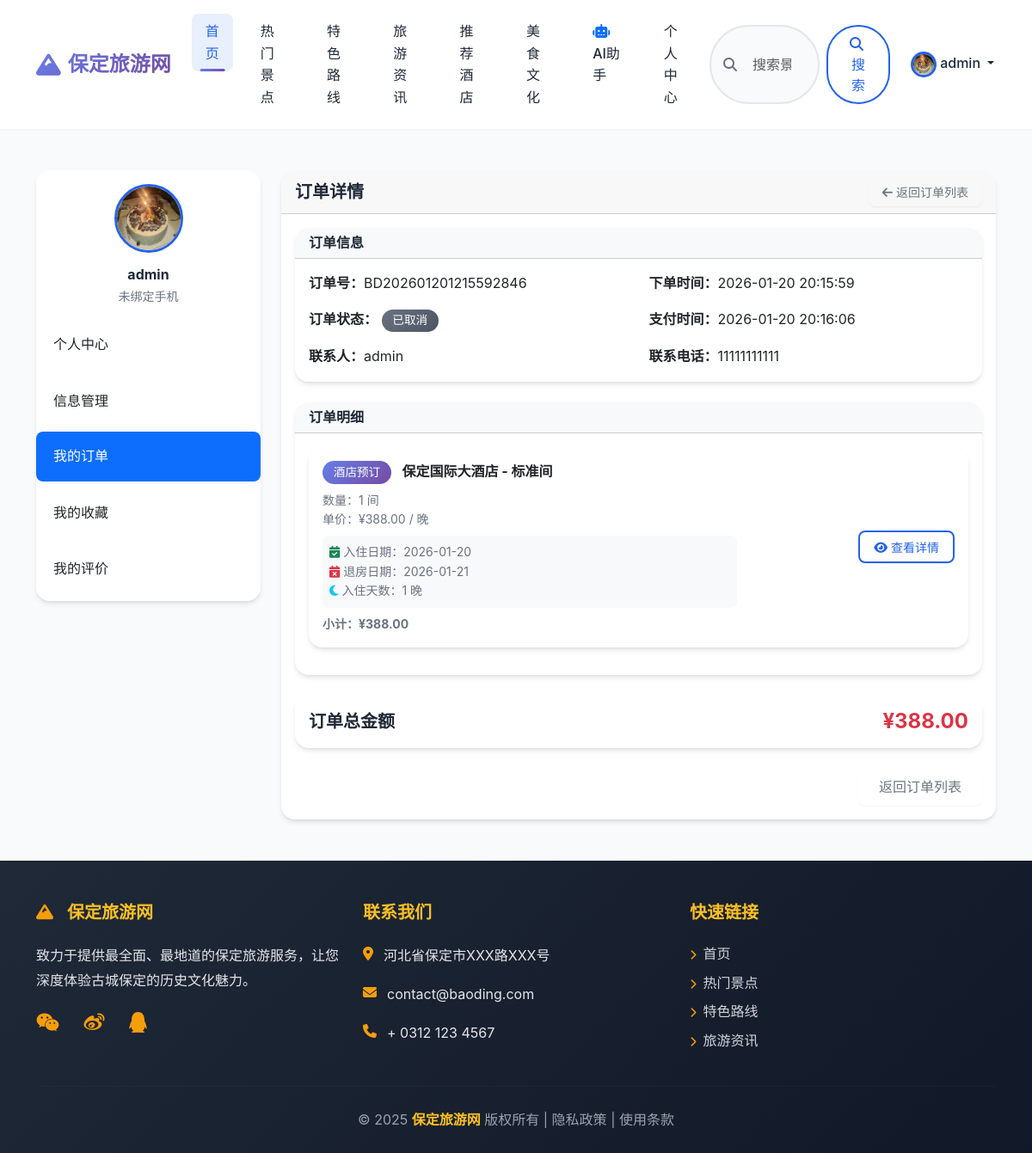
Page /orders/detail/BD202601201215592846/ (signed in) on the committed database.
### apps/users/models.py (models this page shows, shortened)
class CustomUser(AbstractUser):
    phone = models.CharField(max_length=11, unique=True, verbose_name="手机号")
    avatar = models.ImageField(upload_to='avatars/', default='avatars/default.png', verbose_name="头像")
    class Meta:
        verbose_name = "用户"
        verbose_name_plural = verbose_name

### apps/orders/models.py (models this page shows, shortened)
class Order(models.Model):
    STATUS_CHOICES = (
        ('pending', '待支付'),
        ('paid', '已支付'),
        ('completed', '已完成'),
        ('cancelled', '已取消'),
    )
    order_sn = models.CharField(max_length=50, unique=True, verbose_name="订单编号")
    user = models.ForeignKey(CustomUser, on_delete=models.PROTECT, verbose_name="下单用户")
    total_amount = models.DecimalField(max_digits=10, decimal_places=2, verbose_name="订单总金额")
    status = models.CharField(max_length=10, choices=STATUS_CHOICES, default='pending', verbose_name="订单状态")
    contact_name = models.CharField(max_length=50, verbose_name="联系人姓名")
    contact_phone = models.CharField(max_length=11, verbose_name="联系人手机")
    created_at = models.DateTimeField(auto_now_add=True, verbose_name="创建时间")
    paid_at = models.DateTimeField(null=True, blank=True, verbose_name="支付时间")
    class Meta:
        verbose_name = "订单"
        verbose_name_plural = verbose_name
        ordering = ['-created_at']

class OrderDetail(models.Model):
    ITEM_TYPE_CHOICES = (
        ('scenic', '景点门票'),
        ('route', '路线报名'),
        ('hotel', '酒店预订'),
    )
    order = models.ForeignKey(Order, related_name='details', on_delete=models.CASCADE, verbose_name="所属订单")
    item_type = models.CharField(max_length=10, choices=ITEM_TYPE_CHOICES, verbose_name="项目类型")
    item_id = models.PositiveIntegerField(verbose_name="项目ID")
    item_name = models.CharField(max_length=100, verbose_name="项目名称")
    price = models.DecimalField(max_digits=10, decimal_places=2, verbose_name="单价")
    quantity = models.PositiveIntegerField(default=1, verbose_name="数量")
    subtotal = models.DecimalField(max_digits=10, decimal_places=2, verbose_name="小计")
    check_in_date = models.DateField(null=True, blank=True, verbose_name="入住日期")
    check_out_date = models.DateField(null=True, blank=True, verbose_name="退房日期")
    class Meta:
        verbose_name = "订单明细"
        verbose_name_plural = verbose_name

### apps/orders/views.py (the view, shortened to what this page needs)
# urls.py: path('detail/<str:order_sn>/', views.OrderDetailView.as_view(), name='detail'),
class OrderDetailView(LoginRequiredMixin, TemplateView):
    template_name = "orders/detail.html"
    def get_context_data(self, **kwargs):
        context = super().get_context_data(**kwargs)
        order_sn = kwargs.get('order_sn')
        order = get_object_or_404(
            Order.objects.select_related('user').prefetch_related('details'),
            order_sn=order_sn,
            user=self.request.user
        )
        context['order'] = order
        context['page_title'] = f'订单详情 - {order.order_sn}'
        detail_list = []
        for detail in order.details.all():
            detail_data = {
                'detail': detail,
                'item': None,
                'item_url': None,
                'nights': None,  # 酒店入住天数
            }
            if detail.item_type == 'hotel' and detail.check_in_date and detail.check_out_date:
                nights = (detail.check_out_date - detail.check_in_date).days
                detail_data['nights'] = nights if nights > 0 else 1
            if detail.item_type == 'scenic':
                try:
                    item = ScenicSpot.objects.get(pk=detail.item_id)
                    detail_data['item'] = item
                    detail_data['item_url'] = reverse('scenic:detail', kwargs={'pk': detail.item_id})
                except ScenicSpot.DoesNotExist:
                    pass
            elif detail.item_type == 'hotel':
                try:
                    item = Hotel.objects.get(pk=detail.item_id)
                    detail_data['item'] = item
                    detail_data['item_url'] = reverse('hotels:detail', kwargs={'pk': detail.item_id})
                except Hotel.DoesNotExist:
                    pass
            detail_list.append(detail_data)
        context['detail_list'] = detail_list
        return context

### templates/orders/detail.html (shortened to what this page needs)
{% extends 'common/base.html' %}
{% load static %}
{% block content %}
<div class="container my-5">
    <div class="row">
        <div class="col-lg-3">
            <div class="card">
                <div class="card-body text-center">
                    {% if user.avatar %}
                    <img src="{{ user.avatar.url }}" alt="avatar" class="rounded-circle mb-3" style="width: 80px; height: 80px; object-fit: cover;">
                    {% else %}
                    <img src="https://placehold.co/80x80/3498DB/FFFFFF?text={{ user.username|first|upper }}" alt="avatar" class="rounded-circle mb-3">
                    {% endif %}
                    <h6 class="mb-1">{{ user.username }}</h6>
                    <p class="text-muted small mb-0">{{ user.phone|default:"未绑定手机" }}</p>
                </div>
                <div class="list-group list-group-flush">
                    <a href="{% url 'users:home' %}" class="list-group-item list-group-item-action">个人中心</a>
                    <a href="{% url 'users:profile' %}" class="list-group-item list-group-item-action">信息管理</a>
                    <a href="{% url 'users:orders' %}" class="list-group-item list-group-item-action active" aria-current="true">我的订单</a>
                    <a href="{% url 'users:favorites' %}" class="list-group-item list-group-item-action">我的收藏</a>
                    <a href="{% url 'users:reviews' %}" class="list-group-item list-group-item-action">我的评价</a>
                </div>
            </div>
        </div>
        <div class="col-lg-9">
            <div class="card">
                <div class="card-header d-flex justify-content-between align-items-center">
                    <h5 class="mb-0">订单详情</h5>
                    <a href="{% url 'users:orders' %}" class="btn btn-sm btn-outline-secondary">
                        <i class="fas fa-arrow-left me-1"></i>返回订单列表
                    </a>
                </div>
                <div class="card-body">
                    <div class="card mb-4">
                        <div class="card-header bg-light">
                            <h6 class="mb-0">订单信息</h6>
                        </div>
                        <div class="card-body">
                            <div class="row mb-3">
                                <div class="col-md-6">
                                    <strong>订单号：</strong>{{ order.order_sn }}
                                </div>
                                <div class="col-md-6">
                                    <strong>下单时间：</strong>{{ order.created_at|date:"Y-m-d H:i:s" }}
                                </div>
                            </div>
                            <div class="row mb-3">
                                <div class="col-md-6">
                                    <strong>订单状态：</strong>
                                    {% if order.status == 'pending' %}
                                        <span class="badge bg-warning">{{ order.get_status_display }}</span>
                                    {% elif order.status == 'paid' %}
                                        <span class="badge bg-info">{{ order.get_status_display }}</span>
                                    {% elif order.status == 'completed' %}
                                        <span class="badge bg-success">{{ order.get_status_display }}</span>
                                    {% elif order.status == 'cancelled' %}
                                        <span class="badge bg-secondary">{{ order.get_status_display }}</span>
                                    {% endif %}
                                </div>
                                {% if order.paid_at %}
                                <div class="col-md-6">
                                    <strong>支付时间：</strong>{{ order.paid_at|date:"Y-m-d H:i:s" }}
                                </div>
                                {% endif %}
                            </div>
                            <div class="row">
                                <div class="col-md-6">
                                    <strong>联系人：</strong>{{ order.contact_name }}
                                </div>
                                <div class="col-md-6">
                                    <strong>联系电话：</strong>{{ order.contact_phone }}
                                </div>
                            </div>
                        </div>
                    </div>
                    <div class="card mb-4">
                        <div class="card-header bg-light">
                            <h6 class="mb-0">订单明细</h6>
                        </div>
                        <div class="card-body">
                            {% for detail_data in detail_list %}
                            <div class="card mb-3 {% if not forloop.last %}border-bottom{% endif %}">
                                <div class="card-body">
                                    <div class="row align-items-center">
                                        <div class="col-md-8">
                                            <div class="mb-2">
                                                <span class="badge bg-primary me-2">{{ detail_data.detail.get_item_type_display }}</span>
                                                <strong>{{ detail_data.detail.item_name }}</strong>
                                            </div>
                                            <div class="text-muted small">
                                                <div>数量：{{ detail_data.detail.quantity }} {% if detail_data.detail.item_type == 'hotel' %}间{% elif detail_data.detail.item_type == 'route' %}人{% else %}件{% endif %}</div>
                                                <div>单价：¥{{ detail_data.detail.price }}{% if detail_data.detail.item_type == 'hotel' %} / 晚{% elif detail_data.detail.item_type == 'route' %} / 人{% else %} / 件{% endif %}</div>
                                                {% if detail_data.detail.item_type == 'hotel' and detail_data.detail.check_in_date and detail_data.detail.check_out_date %}
                                                <div class="mt-2 p-2 bg-light rounded">
                                                    <i class="fas fa-calendar-check text-success"></i> 入住日期：{{ detail_data.detail.check_in_date|date:"Y-m-d" }}<br>
                                                    <i class="fas fa-calendar-times text-danger"></i> 退房日期：{{ detail_data.detail.check_out_date|date:"Y-m-d" }}<br>
                                                    {% if detail_data.nights %}
                                                    <i class="fas fa-moon text-info"></i> 入住天数：{{ detail_data.nights }} 晚
                                                    {% endif %}
                                                </div>
                                                {% endif %}
                                                <div class="mt-2"><strong>小计：¥{{ detail_data.detail.subtotal }}</strong></div>
                                            </div>
                                        </div>
                                        <div class="col-md-4 text-end">
                                            {% if detail_data.item_url %}
                                            <a href="{{ detail_data.item_url }}" class="btn btn-sm btn-outline-primary">
                                                <i class="fas fa-eye me-1"></i>查看详情
                                            </a>
                                            {% endif %}
                                        </div>
                                    </div>
                                </div>
                            </div>
                            {% empty %}
                            <p class="text-muted text-center">暂无订单明细</p>
                            {% endfor %}
                        </div>
                    </div>
                    <div class="card mb-4">
                        <div class="card-body">
                            <div class="d-flex justify-content-between align-items-center">
                                <h5 class="mb-0">订单总金额</h5>
                                <h4 class="mb-0 text-danger">¥{{ order.total_amount }}</h4>
                            </div>
                        </div>
                    </div>
                    <div class="text-end">
                        <a href="{% url 'users:orders' %}" class="btn btn-outline-secondary">返回订单列表</a>
                    </div>
                </div>
            </div>
        </div>
    </div>
</div>
{% endblock %}

### templates/common/header.html (shortened to what this page needs)
{% load static %}
<header>
    <nav class="navbar navbar-expand-lg navbar-light bg-light shadow-sm sticky-top">
        <div class="container">
            <a class="navbar-brand fw-bold" href="{% url 'index:index' %}" style="display: flex; align-items: center; gap: 0.5rem;">
                <i class="fas fa-mountain" style="color: #2563eb; font-size: 1.8rem;"></i>
                <span>保定旅游网</span>
            </a>
            <div class="collapse navbar-collapse" id="mainNavbar">
                <ul class="navbar-nav me-auto mb-2 mb-lg-0">
                    <li class="nav-item">
                        <a class="nav-link active" aria-current="page" href="{% url 'index:index' %}">首页</a>
                    </li>
                    <li class="nav-item">
                        <a class="nav-link" href="{% url 'scenic:list' %}">热门景点</a>
                    </li>
                    <li class="nav-item">
                        <a class="nav-link" href="{% url 'routes:list' %}">特色路线</a>
                    </li>
                    <li class="nav-item">
                        <a class="nav-link" href="{% url 'news:list' %}">旅游资讯</a>
                    </li>
                    <li class="nav-item">
                        <a class="nav-link" href="{% url 'hotels:list' %}">推荐酒店</a>
                    </li>
                    <li class="nav-item">
                        <a class="nav-link" href="{% url 'foods:list' %}">美食文化</a>
                    </li>
                    <li class="nav-item">
                        <a class="nav-link" href="{% url 'ai_assistant:index' %}">
                            <i class="fas fa-robot text-primary me-1"></i>AI助手
                        </a>
                    </li>
                    <li class="nav-item">
                        <a class="nav-link" href="{% url 'users:home' %}">个人中心</a>
                    </li>
                </ul>
                <form class="d-flex mx-auto position-relative" style="width: 300px; max-width: 100%;" role="search" method="get" action="{% url 'index:search' %}">
                    <i class="fas fa-search position-absolute" style="left: 1rem; top: 50%; transform: translateY(-50%); color: #6b7280; z-index: 10;"></i>
                    <input class="form-control me-2 ps-5" type="search" name="q" placeholder="搜索景点/路线..." aria-label="Search" value="{{ request.GET.q|default:'' }}" required>
                    <button class="btn btn-outline-primary" type="submit">
                        <i class="fas fa-search me-1"></i>搜索
                    </button>
                </form>
                <ul class="navbar-nav ms-auto mb-2 mb-lg-0">
                    {% if user.is_authenticated %}
                        <li class="nav-item dropdown">
                            <a class="nav-link dropdown-toggle" href="#" id="navbarUserDropdown" role="button" data-bs-toggle="dropdown" aria-expanded="false">
                                <img src="{{ user.avatar.url|default:'https://placehold.co/30x30/avatar.png' }}" alt="avatar" class="rounded-circle" style="width: 30px; height: 30px; object-fit: cover;">
                                {{ user.username }}
                            </a>
                        </li>
                    {% endif %}
                </ul>
            </div>
        </div>
    </nav>
</header>

### rows in the picture
CustomUser: avatar (placeholder picture), username "admin", phone "未绑定手机"
Order: order_sn "BD202601201215592846", created_at "2026-01-20 20:15:59", status "已取消", paid_at "2026-01-20 20:16:06", contact_name "admin", contact_phone "11111111111", total_amount "388.00"
OrderDetail: detail.item_type "酒店预订", detail.item_name "保定国际大酒店 - 标准间", detail.quantity "1", detail.price "388.00", shows "/ 晚", detail.check_in_date "2026-01-20", detail.check_out_date "2026-01-21", nights "1", detail.subtotal "388.00"
